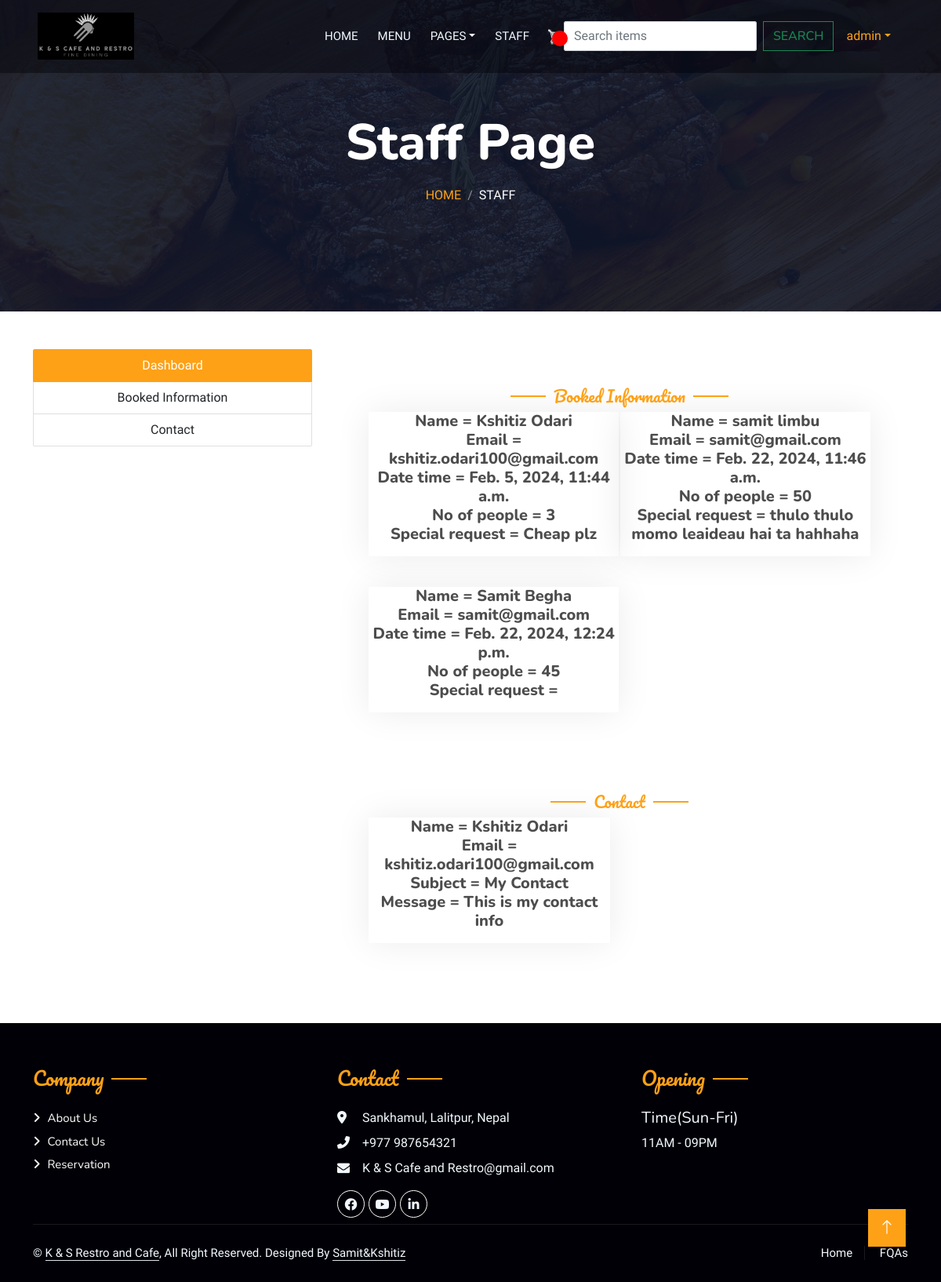
The app's page /staff-page/ (signed in) with its own data.
### home/models.py (models this page shows, shortened)
class Booking(models.Model):
    user = models.OneToOneField(User, null=True, blank=True, on_delete=models.CASCADE)
    name = models.CharField(max_length=50, null=True)
    email = models.EmailField(max_length=50, null=True)
    datetime = models.DateTimeField(auto_now_add=True,null=True)
    no_of_people = models.IntegerField(null=True)
    special_request = models.TextField(max_length=200, null=True)
    pre_order = models.ManyToManyField(Items, blank=True)
    date_booked = models.DateTimeField(auto_now_add=True, null=True)

class Contact(models.Model):
    user = models.OneToOneField(User, null=True, blank=True, on_delete=models.CASCADE)
    name = models.CharField(max_length=50)
    email = models.EmailField(max_length=50)
    subject = models.CharField(max_length=100)
    message = models.TextField(max_length=300)
    date_messaged = models.DateTimeField(auto_now_add=True, null=True)

### home/views.py (the view)
# urls.py: path("staff-page/", staff_page, name="staff_page"),
@login_required(login_url='login')
@staff_member_required
def staff_page(request):
    context = {"booking_infos": Booking.objects.all(),
                "contacts": Contact.objects.all()
                }
    return render(request, "staff-page.html", context)

### templates/staff-page.html (shortened to what this page needs)
{% extends 'base.html' %} {% block myblock %}
<div class="container-xxl py-5 bg-dark hero-header mb-5">
  <div class="container text-center my-5 pt-5 pb-4">
    <h1 class="display-3 text-white mb-3 animated slideInDown">Staff Page</h1>
    <nav aria-label="breadcrumb">
      <ol class="breadcrumb justify-content-center text-uppercase">
        <li class="breadcrumb-item"><a href="#">Home</a></li>
        <li class="breadcrumb-item text-white active" aria-current="page">
          Staff
        </li>
      </ol>
    </nav>
  </div>
</div>
<div class="container text-center">
  <div class="row">
    <div class="col-sm-4">
      <div class="list-group">
        <a
          href="#"
          class="list-group-item list-group-item-action active"
          aria-current="true"
        >
          Dashboard
        </a>
        <a
          href="#Booked_Information"
          class="list-group-item list-group-item-action"
          >Booked Information</a
        >
        <a
          href="#Contact_Information"
          class="list-group-item list-group-item-action"
          >Contact</a
        >
      </div>
    </div>
    <div class="col-sm-8">
      <div id="Booked_Information" class="container-xxl pt-5 pb-3">
        <div class="container">
          <div class="text-center wow fadeInUp" data-wow-delay="0.1s">
            <h5
              class="section-title ff-secondary text-center text-primary fw-normal"
            >
              Booked Information
            </h5>
          </div>
          <div class="row g-1">
            {% for booking_info in booking_infos %}
            <div class="col-lg-3 col-md-6 wow fadeInUp" data-wow-delay="0.1s">
              <div class="team-item text-center rounded overflow-hidden">
                <h5 class="mb-0">Name = {{ booking_info.name }}</h5>
                <h5 class="mb-0">Email = {{ booking_info.email }}</h5>
                <h5 class="mb-0">Date time = {{ booking_info.datetime }}</h5>
                <h5 class="mb-0">
                  No of people = {{ booking_info.no_of_people }}
                </h5>
                <h5 class="mb-0">
                  Special request = {{ booking_info.special_request }}
                </h5>
              </div>
            </div>
            {% endfor %}
          </div>
        </div>
      </div>
      <div id="Contact_Information" class="container-xxl pt-5 pb-3">
        <div class="container">
          <div class="text-center wow fadeInUp" data-wow-delay="0.1s">
            <h5
              class="section-title ff-secondary text-center text-primary fw-normal"
            >
              Contact
            </h5>
          </div>
          <div class="row g-4">
            {% for contact in contacts %}
            <div class="col-lg-3 col-md-6 wow fadeInUp" data-wow-delay="0.1s">
              <div class="team-item text-center rounded overflow-hidden">
                <h5 class="mb-0">Name = {{ contact.name }}</h5>
                <h5 class="mb-0">Email = {{ contact.email }}</h5>
                <h5 class="mb-0">Subject = {{ contact.subject }}</h5>
                <h5 class="mb-0">Message = {{ contact.message }}</h5>
              </div>
            </div>
            {% endfor %}
          </div>
        </div>
      </div>
    </div>
  </div>
</div>
{% endblock %}

### templates/base.html (shortened to what this page needs)
<!DOCTYPE html>
{% load static %}
<html lang="en">
  <head>
    <link
      rel="stylesheet"
      href="https://cdn.jsdelivr.net/npm/bootstrap-icons@1.10.5/font/bootstrap-icons.css"
    />
    <link
      href="https://cdnjs.cloudflare.com/ajax/libs/font-awesome/5.10.0/css/all.min.css"
      rel="stylesheet"
    />
    <link
      rel="stylesheet"
      href="https://cdnjs.cloudflare.com/ajax/libs/font-awesome/6.0.0-beta3/css/all.min.css"
    />
    <link href="{% static 'lib/animate/animate.min.css' %}" rel="stylesheet" />
    <link
      href="{% static 'lib/owlcarousel/assets/owl.carousel.min.css' %}"
      rel="stylesheet"
    />
    <link
      href="{% static 'lib/tempusdominus/css/tempusdominus-bootstrap-4.min.css' %}"
      rel="stylesheet"
    />
    <link
      href="{% static 'css/bootstrap.min.css' %}"
      type="text/css"
      rel="stylesheet"
    />
    <link
      href="{% static 'css/style.css' %}"
      type="text/css"
      rel="stylesheet"
    />
    <link href="{% static 'css/main.css' %}" type="text/css" rel="stylesheet" />
    <link
      href="{% static 'css/custom.css' %}"
      type="text/css"
      rel="stylesheet"
    />
    <link
      rel="stylesheet"
      href="https://cdnjs.cloudflare.com/ajax/libs/font-awesome/4.7.0/css/font-awesome.min.css"
    />
  </head>
  <body>
    <div class="container-xxl bg-white p-0">
      <div class="container-xxl position-relative p-0">
        <nav
          class="navbar navbar-expand-lg navbar-dark bg-dark px-4 px-lg-5 py-3 py-lg-0"
        >
          <a
            href="{% url 'index' %}"
            class="navbar-brand p-0 d-flex align-items-center"
          >
            <img
              src="{% static 'img/TrueLog.png' %}"
              alt="Logo"
              height="90"
              style="margin-right: 1px"
            />
          </a>
          <div class="collapse navbar-collapse" id="navbarCollapse">
            <div class="navbar-nav ms-auto py-0 pe-4">
              <a href="{% url 'index' %}" class="nav-item nav-link">Home</a>
              <a href="{% url 'menu' %}" class="nav-item nav-link">Menu</a>
              <div class="nav-item dropdown">
                <a
                  href="#"
                  class="nav-link dropdown-toggle"
                  data-bs-toggle="dropdown"
                  >Pages</a
                >
              </div>
              <a href="{% url 'staff_page' %}" class="nav-item nav-link"
                >Staff</a
              >
            </div>
            <a
              href="{% url 'cart' %}"
              style="position: relative; display: inline-block"
            >
              <p id="cart-total">{{ cart_items }}</p>
            </a>
            <form
              class="d-flex"
              role="search"
              action="{% url 'search_items' %}"
              method="GET"
            >
              <input
                class="form-control me-2"
                name="q"
                type="search"
                placeholder="Search items"
                aria-label="Search"
              />
              <button class="btn btn-outline-success" type="submit">
                Search
              </button>
            </form>
            <div class="nav-item dropdown">
              <a
                href="#"
                class="nav-link dropdown-toggle"
                data-bs-toggle="dropdown"
                >{{ request.user }}</a
              >
            </div>
          </div>
        </nav>
      </div>
      {% block myblock %} {% endblock %}
      <div
        class="container-fluid bg-light text-light footer pt-5 mt-5 wow fadeIn"
        data-wow-delay="0.1s"
      >
        <div class="container py-2">
          <div class="row g-5">
            <div class="col-md-4">
              <h4
                class="section-title ff-secondary text-start text-primary fw-normal mb-4"
              >
                Company
              </h4>
              <a class="btn btn-link" href="{% url 'about' %}">About Us</a>
              <a class="btn btn-link" href="{% url 'contact' %}">Contact Us</a>
              <a class="btn btn-link" href="{% url 'booking' %}">Reservation</a>
            </div>
            <div class="col-md-4">
              <h4
                class="section-title ff-secondary text-start text-primary fw-normal mb-4"
              >
                Contact
              </h4>
              <p class="mb-2">
                <i class="fa fa-map-marker-alt me-3"></i> Sankhamul, Lalitpur,
                Nepal
              </p>
              <p class="mb-2">
                <i class="fa fa-phone-alt me-3"></i>+977 987654321
              </p>
              <p class="mb-2">
                <i class="fa fa-envelope me-3"></i>K & S Cafe and
                Restro@gmail.com
              </p>
              <div class="d-flex pt-2">
                <a class="btn btn-outline-light btn-social" href=""
                  ><i class="fab fa-facebook-f"></i
                ></a>
                <a class="btn btn-outline-light btn-social" href=""
                  ><i class="fab fa-youtube"></i
                ></a>
                <a class="btn btn-outline-light btn-social" href=""
                  ><i class="fab fa-linkedin-in"></i
                ></a>
              </div>
            </div>
            <div class="col-md-4">
              <h4
                class="section-title ff-secondary text-start text-primary fw-normal mb-4"
              >
                Opening
              </h4>
              <h5 class="text-light fw-normal">Time(Sun-Fri)</h5>
              <p>11AM - 09PM</p>
            </div>
          </div>
        </div>
        <div class="container">
          <div class="copyright">
            <div class="row">
              <div class="col-md-6 text-center text-md-start mb-3 mb-md-0">
                &copy;
                <a class="border-bottom" href="#">K & S Restro and Cafe</a>, All
                Right Reserved. Designed By
                <a class="border-bottom" href="https://htmlcodex.com"
                  >Samit&Kshitiz</a
                >
              </div>
              <div class="col-md-6 text-center text-md-end">
                <div class="footer-menu">
                  <a href="{% url 'index' %}">Home</a>
                  <a href="{% url 'contact' %}">FQAs</a>
                </div>
              </div>
            </div>
          </div>
        </div>
      </div>
      <a href="#" class="btn btn-lg btn-primary btn-lg-square back-to-top"
        ><i class="bi bi-arrow-up"></i
      ></a>
    </div>
  </body>
</html>

### static/css/style.css (style rules this page uses)
:root { --primary: #FEA116; --light: #F1F8FF; --dark: #0F172B; }
.ff-secondary { font-family: 'Pacifico', cursive; }
.back-to-top { position: fixed; display: none; right: 45px; bottom: 45px; z-index: 99; }
.btn { font-family: 'Nunito', sans-serif; font-weight: 500; text-transform: uppercase; transition: .5s; }
.btn.btn-primary, .btn.btn-secondary { color: #FFFFFF; }
.btn-lg-square { width: 48px; height: 48px; }
.btn-square, .btn-sm-square, .btn-lg-square { padding: 0; display: flex; align-items: center; justify-content: center; font-weight: normal; border-radius: 2px; }
.navbar-dark .navbar-nav .nav-link { position: relative; margin-left: 25px; padding: 35px 0; font-size: 15px; color: var(--light) !important; text-transform: uppercase; font-weight: 500; outline: none; transition: .5s; }
.navbar-dark .navbar-brand img { max-height: 60px; transition: .5s; }
@media (min-width: 992px) { .navbar-dark { position: absolute; width: 100%; top: 0; left: 0; z-index: 999; background: transparent !important; } }
.hero-header { background: linear-gradient(rgba(15, 23, 43, .9), rgba(15, 23, 43, .9)), url(../img/bg-hero.jpg); background-position: center center; background-repeat: no-repeat; background-size: cover; }
.breadcrumb-item + .breadcrumb-item::before { color: rgba(255, 255, 255, .5); }
.section-title { position: relative; display: inline-block; }
.section-title::before { position: absolute; content: ""; width: 45px; height: 2px; top: 50%; left: -55px; margin-top: -1px; background: var(--primary); }
.section-title::after { position: absolute; content: ""; width: 45px; height: 2px; top: 50%; right: -55px; margin-top: -1px; background: var(--primary); }
.section-title.text-start::before, .section-title.text-end::after { display: none; }
.team-item { box-shadow: 0 0 45px rgba(0, 0, 0, .08); height: calc(100% - 38px); transition: .5s; }
.footer .btn.btn-social { margin-right: 5px; width: 35px; height: 35px; display: flex; align-items: center; justify-content: center; color: var(--light); border: 1px solid #FFFFFF; border-radius: 35px; transition: .3s; }
.footer .btn.btn-link { display: block; margin-bottom: 5px; padding: 0; text-align: left; color: #FFFFFF; font-size: 15px; font-weight: normal; text-transform: capitalize; transition: .3s; }
.footer .btn.btn-link::before { position: relative; content: "\f105"; font-family: "Font Awesome 5 Free"; font-weight: 900; margin-right: 10px; }
.footer .copyright { padding: 25px 0; font-size: 15px; border-top: 1px solid rgba(256, 256, 256, .1); }
.footer .copyright a { color: var(--light); }
.footer .footer-menu a { margin-right: 15px; padding-right: 15px; border-right: 1px solid rgba(255, 255, 255, .1); }
.footer .footer-menu a:last-child { margin-right: 0; padding-right: 0; border-right: none; }

### static/css/main.css (style rules this page uses)
body { background-color: hsl(0, 0%, 98%); }
h1,h2,h3,h4,h5,h6 { color:hsl(0, 0%, 30%); }
.bg-dark { background-color: #0100066b!important; }
.bg-light { background-color: #010006!important; }
#cart-total { display: inline-block; text-align: center; color: #fff; background-color: red; width: 20px; height: 20px; border-radius: 50%; font-size: 12px; line-height: 20px; position: absolute; top: 5px; right: -5px; font-weight: bold; }
.btn { border-radius: 0; }

### records on screen
Booking: name "Kshitiz Odari", email "kshitiz.odari100@gmail.com", datetime "Feb. 5, 2024, 11:44 a.m.", no_of_people "3", special_request "Cheap plz"
Booking: name "samit limbu", email "samit@gmail.com", datetime "Feb. 22, 2024, 11:46 a.m.", no_of_people "50", special_request "thulo thulo momo leaideau hai ta hahhaha"
Booking: name "Samit Begha", email "samit@gmail.com", datetime "Feb. 22, 2024, 12:24 p.m.", no_of_people "45"
Contact: name "Kshitiz Odari", email "kshitiz.odari100@gmail.com", subject "My Contact", message "This is my contact info"

### other values on screen
{{ request.user }} "admin"
